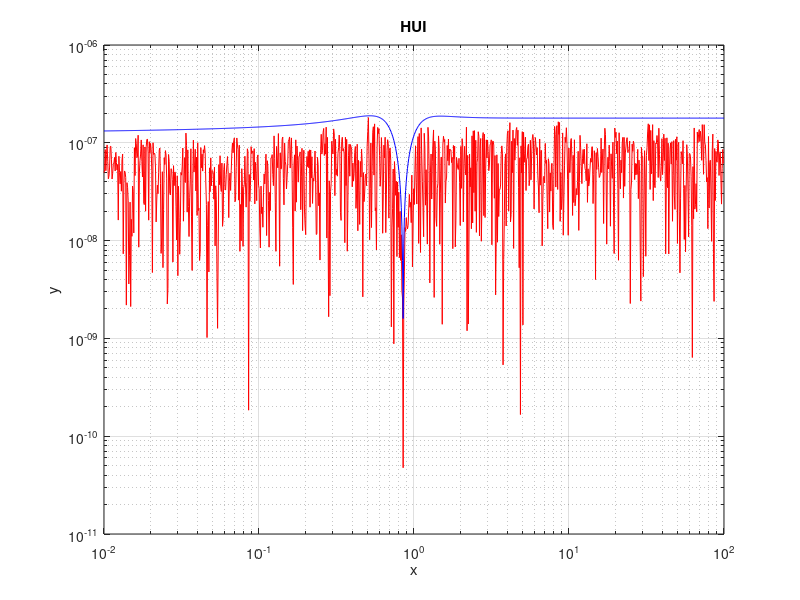

Write the MATLAB code that produced this figure.
% Define the range of x values
x = logspace(-2, 2, 1000);


y = (log(x)./x.^2 )-(x.^3);

Tx = abs((1 - 2*log(x) - 3*x.^5) ./ (log(x) - x.^5));
max_abs_error = y .* Tx .* eps(single(1)) / 2; 
max_rel_error = abs(max_abs_error ./ y) ;


ys = (log(double(single(x)))./double(single(x)).^2 )-(double(single(x)).^3);
abs_error = abs(y - ys);
rel_error = abs(abs_error ./ y);


% Plot the function
loglog(x, rel_error, 'r');
hold on;
loglog(x, max_rel_error, 'b');
xlabel('x');
ylabel('y');
title('HUI');
grid on;